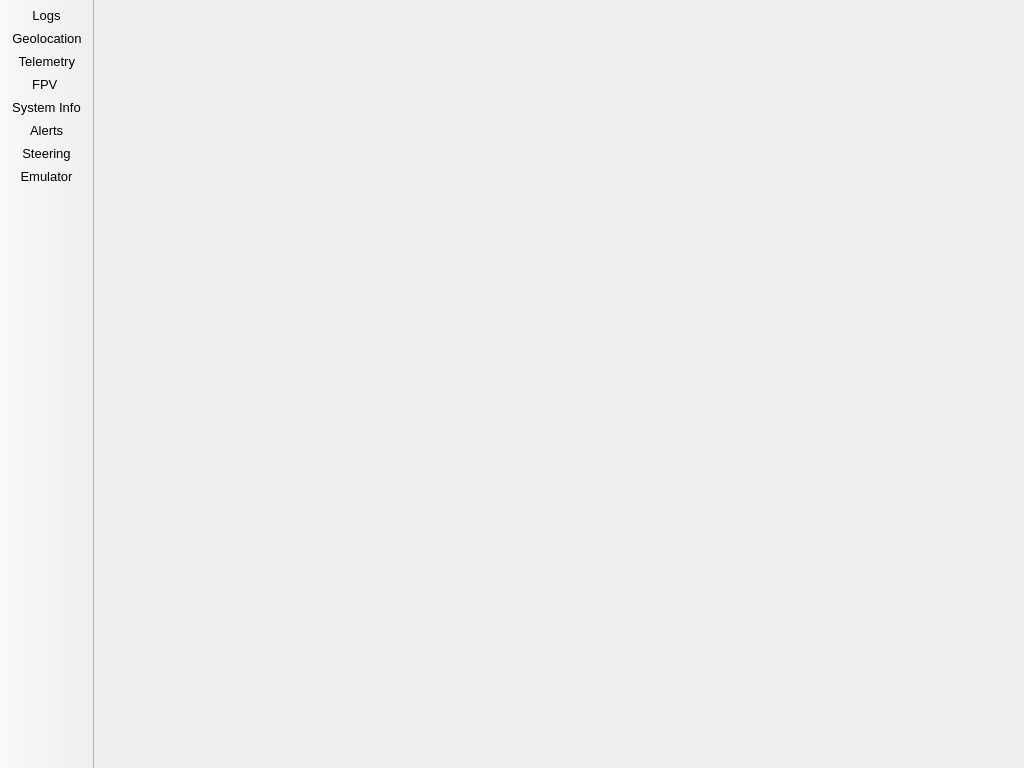
<?xml version="1.0" encoding="UTF-8"?>
<ui version="4.0">
 <class>MainWindow</class>
 <widget class="QMainWindow" name="MainWindow">
  <property name="geometry">
   <rect>
    <x>0</x>
    <y>0</y>
    <width>1024</width>
    <height>768</height>
   </rect>
  </property>
  <property name="font">
   <font>
    <pointsize>9</pointsize>
   </font>
  </property>
  <property name="windowTitle">
   <string>SkyViper GroundStation</string>
  </property>
  <property name="windowIcon">
   <iconset resource="resources.qrc">
    <normaloff>:/Icons/Icons/dish8.png</normaloff>:/Icons/Icons/dish8.png</iconset>
  </property>
  <property name="iconSize">
   <size>
    <width>48</width>
    <height>48</height>
   </size>
  </property>
  <widget class="QWidget" name="centralWidget"/>
  <widget class="QToolBar" name="toolBarMain">
   <property name="font">
    <font>
     <pointsize>10</pointsize>
    </font>
   </property>
   <property name="movable">
    <bool>false</bool>
   </property>
   <property name="iconSize">
    <size>
     <width>48</width>
     <height>48</height>
    </size>
   </property>
   <property name="toolButtonStyle">
    <enum>Qt::ToolButtonIconOnly</enum>
   </property>
   <property name="floatable">
    <bool>false</bool>
   </property>
   <attribute name="toolBarArea">
    <enum>LeftToolBarArea</enum>
   </attribute>
   <attribute name="toolBarBreak">
    <bool>false</bool>
   </attribute>
   <addaction name="toolbarLogs"/>
   <addaction name="toolbarGeolocation"/>
   <addaction name="toolbarTelemetry"/>
   <addaction name="toolbarFPV"/>
   <addaction name="toolbarSystemInfo"/>
   <addaction name="toolbarAlerts"/>
   <addaction name="toolbarSteering"/>
   <addaction name="toolbarEmulator"/>
  </widget>
  <action name="menuFileClose">
   <property name="icon">
    <iconset resource="resources.qrc">
     <normaloff>:/Icons/Icons/power27.png</normaloff>:/Icons/Icons/power27.png</iconset>
   </property>
   <property name="text">
    <string>Close</string>
   </property>
  </action>
  <action name="menuOptionsCommunication">
   <property name="text">
    <string>Communication</string>
   </property>
  </action>
  <action name="menuHelpQt">
   <property name="text">
    <string>About Qt</string>
   </property>
  </action>
  <action name="menuHelpGroundStation">
   <property name="text">
    <string>About ARMCopter GroundStation</string>
   </property>
  </action>
  <action name="toolbarLogs">
   <property name="checkable">
    <bool>true</bool>
   </property>
   <property name="icon">
    <iconset resource="resources.qrc">
     <normaloff>:/Icons/Icons/files12.png</normaloff>:/Icons/Icons/files12.png</iconset>
   </property>
   <property name="text">
    <string>Logs</string>
   </property>
   <property name="iconText">
    <string>     Logs     </string>
   </property>
   <property name="toolTip">
    <string>Logs</string>
   </property>
   <property name="font">
    <font/>
   </property>
   <property name="shortcut">
    <string>F1</string>
   </property>
   <property name="autoRepeat">
    <bool>true</bool>
   </property>
  </action>
  <action name="toolbarGeolocation">
   <property name="checkable">
    <bool>true</bool>
   </property>
   <property name="icon">
    <iconset resource="resources.qrc">
     <normaloff>:/Icons/Icons/map30.png</normaloff>:/Icons/Icons/map30.png</iconset>
   </property>
   <property name="text">
    <string>Geolocation</string>
   </property>
   <property name="toolTip">
    <string>Map &amp; Geolocation</string>
   </property>
   <property name="shortcut">
    <string>F2</string>
   </property>
  </action>
  <action name="toolbarTelemetry">
   <property name="checkable">
    <bool>true</bool>
   </property>
   <property name="icon">
    <iconset resource="resources.qrc">
     <normaloff>:/Icons/Icons/chart47.png</normaloff>:/Icons/Icons/chart47.png</iconset>
   </property>
   <property name="text">
    <string>Telemetry</string>
   </property>
   <property name="iconText">
    <string> Telemetry </string>
   </property>
   <property name="toolTip">
    <string>Telemetry &amp; Statistics</string>
   </property>
   <property name="shortcut">
    <string>F3</string>
   </property>
  </action>
  <action name="toolbarFPV">
   <property name="checkable">
    <bool>true</bool>
   </property>
   <property name="icon">
    <iconset resource="resources.qrc">
     <normaloff>:/Icons/Icons/video71.png</normaloff>:/Icons/Icons/video71.png</iconset>
   </property>
   <property name="text">
    <string>FPV</string>
   </property>
   <property name="iconText">
    <string>     FPV      </string>
   </property>
   <property name="shortcut">
    <string>F4</string>
   </property>
  </action>
  <action name="toolbarSystemInfo">
   <property name="checkable">
    <bool>true</bool>
   </property>
   <property name="icon">
    <iconset resource="resources.qrc">
     <normaloff>:/Icons/Icons/computer32.png</normaloff>:/Icons/Icons/computer32.png</iconset>
   </property>
   <property name="text">
    <string>System Info</string>
   </property>
   <property name="iconText">
    <string>System Info</string>
   </property>
   <property name="shortcut">
    <string>F5</string>
   </property>
  </action>
  <action name="toolbarAlerts">
   <property name="checkable">
    <bool>true</bool>
   </property>
   <property name="icon">
    <iconset resource="resources.qrc">
     <normaloff>:/Icons/Icons/alarm57.png</normaloff>:/Icons/Icons/alarm57.png</iconset>
   </property>
   <property name="text">
    <string>Alerts</string>
   </property>
   <property name="iconText">
    <string>    Alerts    </string>
   </property>
   <property name="toolTip">
    <string>Alerts &amp; Notifications</string>
   </property>
   <property name="shortcut">
    <string>F6</string>
   </property>
  </action>
  <action name="toolbarSteering">
   <property name="checkable">
    <bool>true</bool>
   </property>
   <property name="icon">
    <iconset resource="resources.qrc">
     <normaloff>:/Icons/Icons/videogame10.png</normaloff>:/Icons/Icons/videogame10.png</iconset>
   </property>
   <property name="text">
    <string>Steering</string>
   </property>
   <property name="shortcut">
    <string>F7</string>
   </property>
  </action>
  <action name="toolbarEmulator">
   <property name="checkable">
    <bool>true</bool>
   </property>
   <property name="icon">
    <iconset resource="resources.qrc">
     <normaloff>:/Icons/Icons/screen213.png</normaloff>:/Icons/Icons/screen213.png</iconset>
   </property>
   <property name="text">
    <string>Emulator</string>
   </property>
   <property name="toolTip">
    <string>Emulator</string>
   </property>
   <property name="shortcut">
    <string>F8</string>
   </property>
  </action>
 </widget>
 <layoutdefault spacing="6" margin="11"/>
 <resources>
  <include location="resources.qrc"/>
 </resources>
 <connections/>
</ui>
